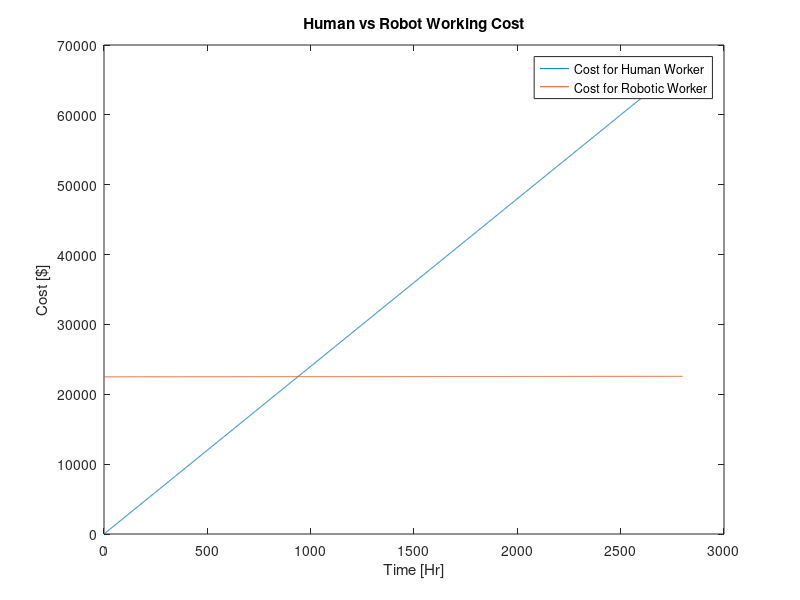

The MATLAB source for this figure:
Franka_Initial = 22500;
Franka_Hourly = 0.0248;

Human_Hourly = 24;

Human_Array = zeros(2800,1);
Franka_Array = zeros(2800,1);
Franka_Array(1) = Franka_Initial;
Human_Array(1) = Human_Hourly;

for i=2:length(Franka_Array)
Franka_Array(i) = Franka_Array(i-1)+Franka_Hourly;
Human_Array(i) = Human_Hourly*i;
end

k = linspace(1,length(Franka_Array),length(Franka_Array));

plot(k,Human_Array);
hold on
plot(k,Franka_Array);
hold off
ylabel('Cost [$]');
xlabel('Time [Hr]');
legend('Cost for Human Worker','Cost for Robotic Worker',Location='northwest');
title("Human vs Robot Working Cost");


